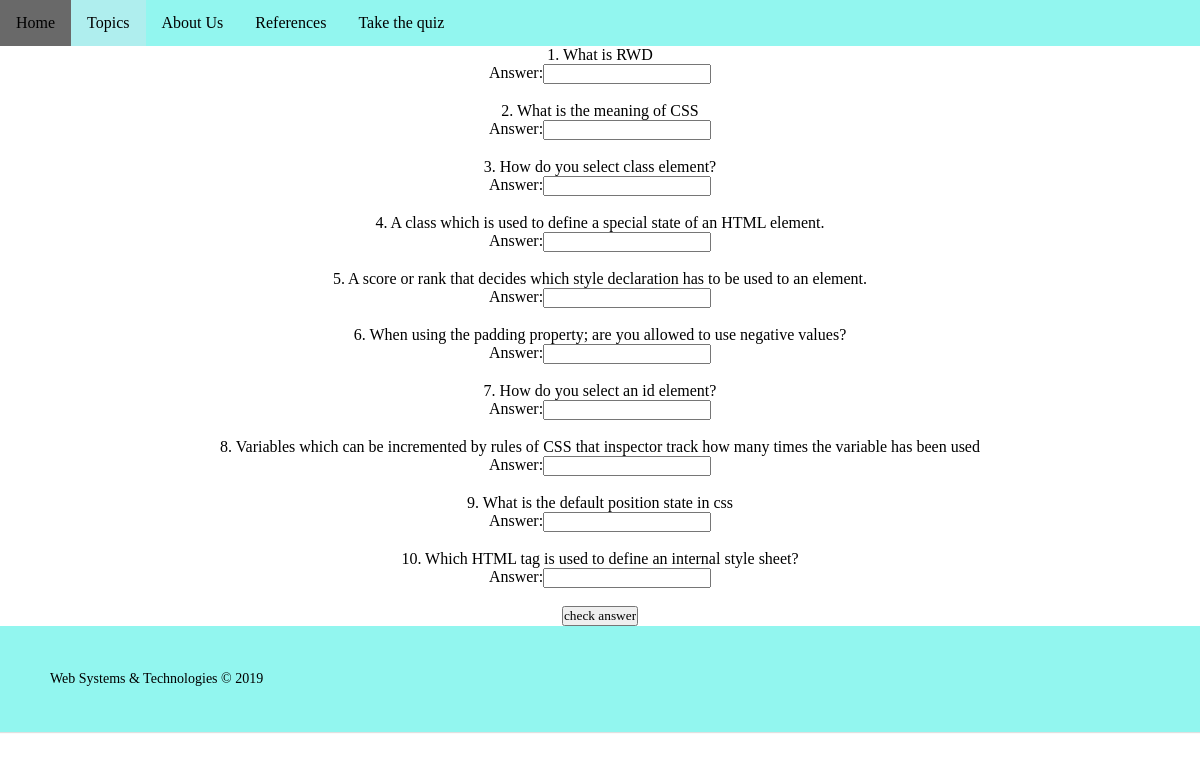
Screenshot of /pages/cssquiz.php with the database file from the repository.
### tables this page shows
CREATE TABLE `css_quiz` (
  `idcss_quiz` int(11) NOT NULL,
  `question` longtext NOT NULL,
  `answer` longtext NOT NULL,
  PRIMARY KEY (`idcss_quiz`)
);

### pages/questions.php (called while the page is built, shortened)
<?php
    class questions{
        private $id;
        private $question;
    public function __construct($id, $question, $answer){
        $this->id = $id;
        $this->question = $question;
    }
    public function get_Id(){
        return $this->id;
    }
    public function get_question(){
        return $this->question;
    }
    }
?>

### pages/cssquiz.php (the view, shortened to what this page needs)
<!DOCTYPE html>
<html lang="en">
    <head>
        <link rel="stylesheet" href="../style.css">
    </head>
    <body>
        <div class="navbar">
            <a href="../index.php">Home</a>
            <div class="dropdown">
                <button class="dropbtn">Topics</button>
            </div>
            <a href="about.php">About Us</a>
            <a href="references.php">References</a>
            <a href="quiz.php">Take the quiz</a>
        </div>
        <div>
            <form action="checkanswer_css.php" method="POST" target="_blank">
            <?php
            include("questions.php");
                $db = new mysqli("p:localhost", "root", "", "quiz");
                $query = "Select idcss_quiz, question, answer
                          FROM css_quiz limit 10";
                $stmt = $db->stmt_init();
                $stmt->prepare($query);
                $stmt->execute();
                $stmt->bind_result($a,$b,$c);
                $counter = 1;
                $x = 0;
                while($stmt->fetch()){
                    $question = new questions($a,$b,$c);
                    $d[] = $question;
                }
                shuffle($d);
                while($x < count($d) ){
                    $e = $d[$x];
                    $f = $e->get_question();
                    $g = $e->get_Id();
                    echo "<p>". $counter .". " . $f . "</p>";
                    echo "<p> Answer:<input type=\"text\" name=". $g ."></p>";
                    echo "<br>";
                    $counter = $counter + 1;
                    $x = $x + 1;
                }
            ?>
            <p><input type="submit" value="check answer"></p>
            </form>
        </div>
         <footer class="footer-site">
			<div class="footer-left">
				<p>Web Systems & Technologies &copy; 2019</p>
			</div>
		 </footer>
    </body>
</html>

### style.css (style rules this page uses)
* { margin: 0; padding: 0; font-family: Century Gothic; }
body { text-align: center; }
.footer-site { background-color:#92F6EF; box-shadow: 0 1px 1px 0 rgba(0, 0, 0, 0.12); box-sizing: border-box; min-width:100%; text-align: left; font: normal 16px sans-serif; padding: 45px 50px; }
.footer-site .footer-left p { color: black; font-size: 14px; }
.navbar { overflow: hidden; background-color: #92F6EF; font-family: Arial, Helvetica, sans-serif; }
.navbar a { font-size: 16px; color: black; text-align: center; padding: 14px 16px; text-decoration: none; float: left; }
.dropdown { float: left; overflow: hidden; }
.dropdown .dropbtn { font-size: 16px; border: none; outline: none; color: black; padding: 14px 16px; background-color: paleturquoise; font-family: inherit; margin: 0; }
a { text-decoration: none; display: inline-block; padding: 8px 16px; }

### rows the page displays
css_quiz: question "What is RWD"
css_quiz: question "What is the meaning of CSS"
css_quiz: question "How do you select class element?"
css_quiz: question "A class which is used to define a special state of an HTML element."
css_quiz: question "A score or rank that decides which style declaration has to be used to an element."
css_quiz: question "When using the padding property; are you allowed to use negative values?"
css_quiz: question "How do you select an id element?"
css_quiz: question "Variables which can be incremented by rules of CSS that inspector track how many times the variable has been used"
css_quiz: question "What is the default position state in css"
css_quiz: question "Which HTML tag is used to define an internal style sheet?"
